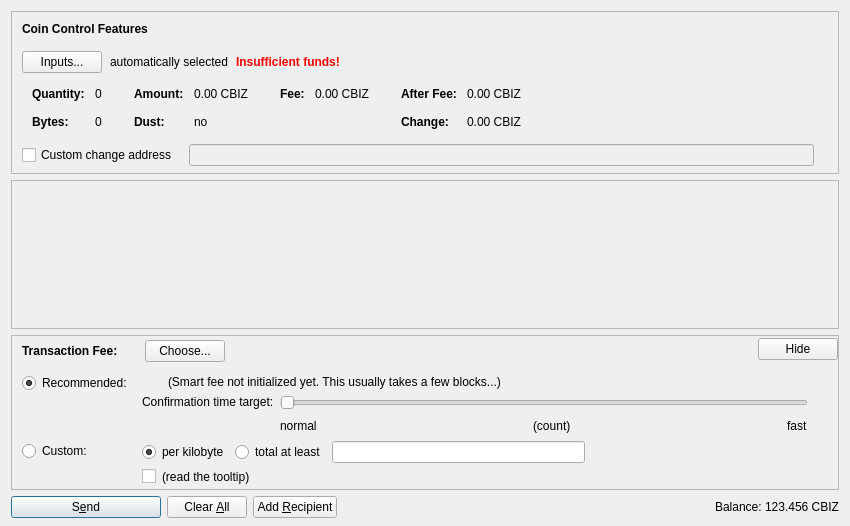
<?xml version="1.0" encoding="UTF-8"?>
<ui version="4.0">
 <class>SendCoinsDialog</class>
 <widget class="QDialog" name="SendCoinsDialog">
  <property name="geometry">
   <rect>
    <x>0</x>
    <y>0</y>
    <width>850</width>
    <height>526</height>
   </rect>
  </property>
  <property name="windowTitle">
   <string>Send Coins</string>
  </property>
  <layout class="QVBoxLayout" name="verticalLayout" stretch="0,1,0,0">
   <property name="bottomMargin">
    <number>8</number>
   </property>
   <item>
    <widget class="QFrame" name="frameCoinControl">
     <property name="sizePolicy">
      <sizepolicy hsizetype="Expanding" vsizetype="Expanding">
       <horstretch>0</horstretch>
       <verstretch>0</verstretch>
      </sizepolicy>
     </property>
     <property name="maximumSize">
      <size>
       <width>16777215</width>
       <height>16777215</height>
      </size>
     </property>
     <property name="frameShape">
      <enum>QFrame::StyledPanel</enum>
     </property>
     <property name="frameShadow">
      <enum>QFrame::Sunken</enum>
     </property>
     <layout class="QVBoxLayout" name="verticalLayoutCoinControl2">
      <property name="spacing">
       <number>0</number>
      </property>
      <property name="leftMargin">
       <number>0</number>
      </property>
      <property name="topMargin">
       <number>0</number>
      </property>
      <property name="rightMargin">
       <number>0</number>
      </property>
      <property name="bottomMargin">
       <number>6</number>
      </property>
      <item>
       <layout class="QVBoxLayout" name="verticalLayoutCoinControl" stretch="0,0,0,0,1">
        <property name="spacing">
         <number>0</number>
        </property>
        <property name="leftMargin">
         <number>10</number>
        </property>
        <property name="topMargin">
         <number>10</number>
        </property>
        <item>
         <layout class="QHBoxLayout" name="horizontalLayoutCoinControl1">
          <property name="bottomMargin">
           <number>15</number>
          </property>
          <item>
           <widget class="QLabel" name="labelCoinControlFeatures">
            <property name="sizePolicy">
             <sizepolicy hsizetype="Preferred" vsizetype="Maximum">
              <horstretch>0</horstretch>
              <verstretch>0</verstretch>
             </sizepolicy>
            </property>
            <property name="font">
             <font>
              <weight>75</weight>
              <bold>true</bold>
             </font>
            </property>
            <property name="styleSheet">
             <string notr="true">font-weight:bold;</string>
            </property>
            <property name="text">
             <string>Coin Control Features</string>
            </property>
           </widget>
          </item>
         </layout>
        </item>
        <item>
         <layout class="QHBoxLayout" name="horizontalLayoutCoinControl2" stretch="0,0,0,0">
          <property name="spacing">
           <number>8</number>
          </property>
          <property name="bottomMargin">
           <number>10</number>
          </property>
          <item>
           <widget class="QPushButton" name="pushButtonCoinControl">
            <property name="styleSheet">
             <string notr="true"/>
            </property>
            <property name="text">
             <string>Inputs...</string>
            </property>
            <property name="autoDefault">
             <bool>false</bool>
            </property>
           </widget>
          </item>
          <item>
           <widget class="QLabel" name="labelCoinControlAutomaticallySelected">
            <property name="text">
             <string>automatically selected</string>
            </property>
            <property name="margin">
             <number>5</number>
            </property>
           </widget>
          </item>
          <item>
           <widget class="QLabel" name="labelCoinControlInsuffFunds">
            <property name="font">
             <font>
              <weight>75</weight>
              <bold>true</bold>
             </font>
            </property>
            <property name="styleSheet">
             <string notr="true">color:red;font-weight:bold;</string>
            </property>
            <property name="text">
             <string>Insufficient funds!</string>
            </property>
            <property name="margin">
             <number>5</number>
            </property>
           </widget>
          </item>
          <item>
           <spacer name="horizontalSpacerCoinControl">
            <property name="orientation">
             <enum>Qt::Horizontal</enum>
            </property>
            <property name="sizeHint" stdset="0">
             <size>
              <width>40</width>
              <height>1</height>
             </size>
            </property>
           </spacer>
          </item>
         </layout>
        </item>
        <item>
         <widget class="QWidget" name="widgetCoinControl" native="true">
          <property name="sizePolicy">
           <sizepolicy hsizetype="Preferred" vsizetype="Preferred">
            <horstretch>0</horstretch>
            <verstretch>0</verstretch>
           </sizepolicy>
          </property>
          <property name="minimumSize">
           <size>
            <width>0</width>
            <height>0</height>
           </size>
          </property>
          <property name="styleSheet">
           <string notr="true"/>
          </property>
          <layout class="QHBoxLayout" name="horizontalLayoutCoinControl5">
           <property name="leftMargin">
            <number>0</number>
           </property>
           <property name="topMargin">
            <number>0</number>
           </property>
           <property name="rightMargin">
            <number>0</number>
           </property>
           <property name="bottomMargin">
            <number>0</number>
           </property>
           <item>
            <layout class="QHBoxLayout" name="horizontalLayoutCoinControl3" stretch="0,0,0,1">
             <property name="spacing">
              <number>20</number>
             </property>
             <property name="topMargin">
              <number>0</number>
             </property>
             <property name="bottomMargin">
              <number>10</number>
             </property>
             <item>
              <layout class="QFormLayout" name="formLayoutCoinControl1">
               <property name="horizontalSpacing">
                <number>10</number>
               </property>
               <property name="verticalSpacing">
                <number>14</number>
               </property>
               <property name="leftMargin">
                <number>10</number>
               </property>
               <property name="topMargin">
                <number>4</number>
               </property>
               <property name="rightMargin">
                <number>6</number>
               </property>
               <item row="0" column="0">
                <widget class="QLabel" name="labelCoinControlQuantityText">
                 <property name="font">
                  <font>
                   <weight>75</weight>
                   <bold>true</bold>
                  </font>
                 </property>
                 <property name="text">
                  <string>Quantity:</string>
                 </property>
                 <property name="margin">
                  <number>0</number>
                 </property>
                </widget>
               </item>
               <item row="0" column="1">
                <widget class="QLabel" name="labelCoinControlQuantity">
                 <property name="cursor">
                  <cursorShape>IBeamCursor</cursorShape>
                 </property>
                 <property name="contextMenuPolicy">
                  <enum>Qt::ActionsContextMenu</enum>
                 </property>
                 <property name="text">
                  <string notr="true">0</string>
                 </property>
                 <property name="margin">
                  <number>0</number>
                 </property>
                 <property name="textInteractionFlags">
                  <set>Qt::LinksAccessibleByMouse|Qt::TextSelectableByKeyboard|Qt::TextSelectableByMouse</set>
                 </property>
                </widget>
               </item>
               <item row="1" column="0">
                <widget class="QLabel" name="labelCoinControlBytesText">
                 <property name="font">
                  <font>
                   <weight>75</weight>
                   <bold>true</bold>
                  </font>
                 </property>
                 <property name="text">
                  <string>Bytes:</string>
                 </property>
                </widget>
               </item>
               <item row="1" column="1">
                <widget class="QLabel" name="labelCoinControlBytes">
                 <property name="cursor">
                  <cursorShape>IBeamCursor</cursorShape>
                 </property>
                 <property name="contextMenuPolicy">
                  <enum>Qt::ActionsContextMenu</enum>
                 </property>
                 <property name="text">
                  <string notr="true">0</string>
                 </property>
                 <property name="textInteractionFlags">
                  <set>Qt::LinksAccessibleByMouse|Qt::TextSelectableByKeyboard|Qt::TextSelectableByMouse</set>
                 </property>
                </widget>
               </item>
              </layout>
             </item>
             <item>
              <layout class="QFormLayout" name="formLayoutCoinControl2">
               <property name="horizontalSpacing">
                <number>10</number>
               </property>
               <property name="verticalSpacing">
                <number>14</number>
               </property>
               <property name="leftMargin">
                <number>6</number>
               </property>
               <property name="topMargin">
                <number>4</number>
               </property>
               <property name="rightMargin">
                <number>6</number>
               </property>
               <item row="0" column="0">
                <widget class="QLabel" name="labelCoinControlAmountText">
                 <property name="font">
                  <font>
                   <weight>75</weight>
                   <bold>true</bold>
                  </font>
                 </property>
                 <property name="text">
                  <string>Amount:</string>
                 </property>
                 <property name="margin">
                  <number>0</number>
                 </property>
                </widget>
               </item>
               <item row="0" column="1">
                <widget class="QLabel" name="labelCoinControlAmount">
                 <property name="cursor">
                  <cursorShape>IBeamCursor</cursorShape>
                 </property>
                 <property name="contextMenuPolicy">
                  <enum>Qt::ActionsContextMenu</enum>
                 </property>
                 <property name="text">
                  <string notr="true">0.00 CBIZ</string>
                 </property>
                 <property name="textInteractionFlags">
                  <set>Qt::LinksAccessibleByMouse|Qt::TextSelectableByKeyboard|Qt::TextSelectableByMouse</set>
                 </property>
                </widget>
               </item>
               <item row="1" column="0">
                <widget class="QLabel" name="labelCoinControlLowOutputText">
                 <property name="font">
                  <font>
                   <weight>75</weight>
                   <bold>true</bold>
                  </font>
                 </property>
                 <property name="text">
                  <string>Dust:</string>
                 </property>
                </widget>
               </item>
               <item row="1" column="1">
                <widget class="QLabel" name="labelCoinControlLowOutput">
                 <property name="cursor">
                  <cursorShape>IBeamCursor</cursorShape>
                 </property>
                 <property name="contextMenuPolicy">
                  <enum>Qt::ActionsContextMenu</enum>
                 </property>
                 <property name="text">
                  <string notr="true">no</string>
                 </property>
                 <property name="textInteractionFlags">
                  <set>Qt::LinksAccessibleByMouse|Qt::TextSelectableByKeyboard|Qt::TextSelectableByMouse</set>
                 </property>
                </widget>
               </item>
              </layout>
             </item>
             <item>
              <layout class="QFormLayout" name="formLayoutCoinControl3">
               <property name="horizontalSpacing">
                <number>10</number>
               </property>
               <property name="verticalSpacing">
                <number>14</number>
               </property>
               <property name="leftMargin">
                <number>6</number>
               </property>
               <property name="topMargin">
                <number>4</number>
               </property>
               <property name="rightMargin">
                <number>6</number>
               </property>
               <item row="0" column="0">
                <widget class="QLabel" name="labelCoinControlFeeText">
                 <property name="font">
                  <font>
                   <weight>75</weight>
                   <bold>true</bold>
                  </font>
                 </property>
                 <property name="text">
                  <string>Fee:</string>
                 </property>
                 <property name="margin">
                  <number>0</number>
                 </property>
                </widget>
               </item>
               <item row="0" column="1">
                <widget class="QLabel" name="labelCoinControlFee">
                 <property name="cursor">
                  <cursorShape>IBeamCursor</cursorShape>
                 </property>
                 <property name="contextMenuPolicy">
                  <enum>Qt::ActionsContextMenu</enum>
                 </property>
                 <property name="text">
                  <string notr="true">0.00 CBIZ</string>
                 </property>
                 <property name="textInteractionFlags">
                  <set>Qt::LinksAccessibleByMouse|Qt::TextSelectableByKeyboard|Qt::TextSelectableByMouse</set>
                 </property>
                </widget>
               </item>
              </layout>
             </item>
             <item>
              <layout class="QFormLayout" name="formLayoutCoinControl4">
               <property name="horizontalSpacing">
                <number>10</number>
               </property>
               <property name="verticalSpacing">
                <number>14</number>
               </property>
               <property name="leftMargin">
                <number>6</number>
               </property>
               <property name="topMargin">
                <number>4</number>
               </property>
               <property name="rightMargin">
                <number>6</number>
               </property>
               <item row="0" column="0">
                <widget class="QLabel" name="labelCoinControlAfterFeeText">
                 <property name="font">
                  <font>
                   <weight>75</weight>
                   <bold>true</bold>
                  </font>
                 </property>
                 <property name="text">
                  <string>After Fee:</string>
                 </property>
                 <property name="margin">
                  <number>0</number>
                 </property>
                </widget>
               </item>
               <item row="0" column="1">
                <widget class="QLabel" name="labelCoinControlAfterFee">
                 <property name="cursor">
                  <cursorShape>IBeamCursor</cursorShape>
                 </property>
                 <property name="contextMenuPolicy">
                  <enum>Qt::ActionsContextMenu</enum>
                 </property>
                 <property name="text">
                  <string notr="true">0.00 CBIZ</string>
                 </property>
                 <property name="textInteractionFlags">
                  <set>Qt::LinksAccessibleByMouse|Qt::TextSelectableByKeyboard|Qt::TextSelectableByMouse</set>
                 </property>
                </widget>
               </item>
               <item row="1" column="0">
                <widget class="QLabel" name="labelCoinControlChangeText">
                 <property name="font">
                  <font>
                   <weight>75</weight>
                   <bold>true</bold>
                  </font>
                 </property>
                 <property name="text">
                  <string>Change:</string>
                 </property>
                </widget>
               </item>
               <item row="1" column="1">
                <widget class="QLabel" name="labelCoinControlChange">
                 <property name="cursor">
                  <cursorShape>IBeamCursor</cursorShape>
                 </property>
                 <property name="contextMenuPolicy">
                  <enum>Qt::ActionsContextMenu</enum>
                 </property>
                 <property name="text">
                  <string notr="true">0.00 CBIZ</string>
                 </property>
                 <property name="textInteractionFlags">
                  <set>Qt::LinksAccessibleByMouse|Qt::TextSelectableByKeyboard|Qt::TextSelectableByMouse</set>
                 </property>
                </widget>
               </item>
              </layout>
             </item>
            </layout>
           </item>
          </layout>
         </widget>
        </item>
        <item>
         <layout class="QHBoxLayout" name="horizontalLayoutCoinControl4" stretch="0,0,0">
          <property name="spacing">
           <number>12</number>
          </property>
          <property name="sizeConstraint">
           <enum>QLayout::SetDefaultConstraint</enum>
          </property>
          <property name="topMargin">
           <number>5</number>
          </property>
          <property name="rightMargin">
           <number>5</number>
          </property>
          <item>
           <widget class="QCheckBox" name="checkBoxCoinControlChange">
            <property name="toolTip">
             <string>If this is activated, but the change address is empty or invalid, change will be sent to a newly generated address.</string>
            </property>
            <property name="text">
             <string>Custom change address</string>
            </property>
           </widget>
          </item>
          <item>
           <widget class="QValidatedLineEdit" name="lineEditCoinControlChange">
            <property name="enabled">
             <bool>false</bool>
            </property>
            <property name="sizePolicy">
             <sizepolicy hsizetype="Expanding" vsizetype="Fixed">
              <horstretch>0</horstretch>
              <verstretch>0</verstretch>
             </sizepolicy>
            </property>
           </widget>
          </item>
          <item>
           <widget class="QLabel" name="labelCoinControlChangeLabel">
            <property name="sizePolicy">
             <sizepolicy hsizetype="Preferred" vsizetype="Expanding">
              <horstretch>0</horstretch>
              <verstretch>0</verstretch>
             </sizepolicy>
            </property>
            <property name="minimumSize">
             <size>
              <width>0</width>
              <height>0</height>
             </size>
            </property>
            <property name="text">
             <string/>
            </property>
            <property name="margin">
             <number>3</number>
            </property>
           </widget>
          </item>
         </layout>
        </item>
        <item>
         <spacer name="verticalSpacerCoinControl">
          <property name="orientation">
           <enum>Qt::Vertical</enum>
          </property>
          <property name="sizeHint" stdset="0">
           <size>
            <width>800</width>
            <height>1</height>
           </size>
          </property>
         </spacer>
        </item>
       </layout>
      </item>
     </layout>
    </widget>
   </item>
   <item>
    <widget class="QScrollArea" name="scrollArea">
     <property name="widgetResizable">
      <bool>true</bool>
     </property>
     <widget class="QWidget" name="scrollAreaWidgetContents">
      <property name="geometry">
       <rect>
        <x>0</x>
        <y>0</y>
        <width>830</width>
        <height>104</height>
       </rect>
      </property>
      <layout class="QVBoxLayout" name="verticalLayout_2" stretch="0,1">
       <property name="leftMargin">
        <number>0</number>
       </property>
       <property name="topMargin">
        <number>0</number>
       </property>
       <property name="rightMargin">
        <number>0</number>
       </property>
       <property name="bottomMargin">
        <number>0</number>
       </property>
       <item>
        <layout class="QVBoxLayout" name="entries">
         <property name="spacing">
          <number>6</number>
         </property>
        </layout>
       </item>
       <item>
        <spacer name="verticalSpacer">
         <property name="orientation">
          <enum>Qt::Vertical</enum>
         </property>
         <property name="sizeHint" stdset="0">
          <size>
           <width>20</width>
           <height>40</height>
          </size>
         </property>
        </spacer>
       </item>
      </layout>
     </widget>
    </widget>
   </item>
   <item>
    <widget class="QFrame" name="frameFee">
     <property name="sizePolicy">
      <sizepolicy hsizetype="Expanding" vsizetype="Expanding">
       <horstretch>0</horstretch>
       <verstretch>0</verstretch>
      </sizepolicy>
     </property>
     <property name="maximumSize">
      <size>
       <width>16777215</width>
       <height>16777215</height>
      </size>
     </property>
     <property name="frameShape">
      <enum>QFrame::StyledPanel</enum>
     </property>
     <property name="frameShadow">
      <enum>QFrame::Sunken</enum>
     </property>
     <layout class="QVBoxLayout" name="verticalLayoutFee1">
      <property name="spacing">
       <number>0</number>
      </property>
      <property name="leftMargin">
       <number>0</number>
      </property>
      <property name="topMargin">
       <number>0</number>
      </property>
      <property name="rightMargin">
       <number>0</number>
      </property>
      <property name="bottomMargin">
       <number>0</number>
      </property>
      <item>
       <layout class="QVBoxLayout" name="verticalLayoutFee2" stretch="0,0,0">
        <property name="spacing">
         <number>0</number>
        </property>
        <property name="leftMargin">
         <number>10</number>
        </property>
        <property name="topMargin">
         <number>0</number>
        </property>
        <item>
         <layout class="QHBoxLayout" name="horizontalLayoutFee1">
          <property name="bottomMargin">
           <number>0</number>
          </property>
          <item>
           <layout class="QVBoxLayout" name="verticalLayoutFee7">
            <property name="spacing">
             <number>0</number>
            </property>
            <item>
             <spacer name="verticalSpacerSmartFee">
              <property name="orientation">
               <enum>Qt::Vertical</enum>
              </property>
              <property name="sizeType">
               <enum>QSizePolicy::Fixed</enum>
              </property>
              <property name="sizeHint" stdset="0">
               <size>
                <width>1</width>
                <height>4</height>
               </size>
              </property>
             </spacer>
            </item>
            <item>
             <layout class="QHBoxLayout" name="horizontalLayoutSmartFee">
              <property name="spacing">
               <number>10</number>
              </property>
              <item>
               <widget class="QLabel" name="labelFeeHeadline">
                <property name="sizePolicy">
                 <sizepolicy hsizetype="Preferred" vsizetype="Maximum">
                  <horstretch>0</horstretch>
                  <verstretch>0</verstretch>
                 </sizepolicy>
                </property>
                <property name="font">
                 <font>
                  <weight>75</weight>
                  <bold>true</bold>
                 </font>
                </property>
                <property name="styleSheet">
                 <string notr="true">font-weight:bold;</string>
                </property>
                <property name="text">
                 <string>Transaction Fee:</string>
                </property>
               </widget>
              </item>
              <item>
               <widget class="QLabel" name="labelFeeMinimized">
                <property name="text">
                 <string/>
                </property>
               </widget>
              </item>
              <item>
               <widget class="QPushButton" name="buttonChooseFee">
                <property name="text">
                 <string>Choose...</string>
                </property>
               </widget>
              </item>
             </layout>
            </item>
            <item>
             <spacer name="verticalSpacer_5">
              <property name="orientation">
               <enum>Qt::Vertical</enum>
              </property>
              <property name="sizeHint" stdset="0">
               <size>
                <width>1</width>
                <height>1</height>
               </size>
              </property>
             </spacer>
            </item>
           </layout>
          </item>
          <item>
           <spacer name="horizontalSpacer_4">
            <property name="orientation">
             <enum>Qt::Horizontal</enum>
            </property>
            <property name="sizeHint" stdset="0">
             <size>
              <width>40</width>
              <height>20</height>
             </size>
            </property>
           </spacer>
          </item>
          <item>
           <widget class="QPushButton" name="buttonMinimizeFee">
            <property name="toolTip">
             <string>collapse fee-settings</string>
            </property>
            <property name="text">
             <string>Hide</string>
            </property>
           </widget>
          </item>
         </layout>
        </item>
        <item>
         <widget class="QFrame" name="frameFeeSelection">
          <layout class="QVBoxLayout" name="verticalLayoutFee12">
           <property name="spacing">
            <number>0</number>
           </property>
           <property name="leftMargin">
            <number>0</number>
           </property>
           <property name="topMargin">
            <number>0</number>
           </property>
           <property name="rightMargin">
            <number>0</number>
           </property>
           <property name="bottomMargin">
            <number>0</number>
           </property>
           <item>
            <layout class="QGridLayout" name="gridLayoutFee">
             <property name="topMargin">
              <number>10</number>
             </property>
             <property name="bottomMargin">
              <number>4</number>
             </property>
             <property name="horizontalSpacing">
              <number>10</number>
             </property>
             <property name="verticalSpacing">
              <number>4</number>
             </property>
             <item row="1" column="1">
              <layout class="QVBoxLayout" name="verticalLayoutFee8">
               <property name="spacing">
                <number>6</number>
               </property>
               <item>
                <layout class="QHBoxLayout" name="horizontalLayoutFee13">
                 <item>
                  <widget class="QRadioButton" name="radioCustomPerKilobyte">
                   <property name="toolTip">
                    <string>If the custom fee is set to 1000 satoshis and the transaction is only 250 bytes, then &quot;per kilobyte&quot; only pays 250 satoshis in fee, while &quot;total at least&quot; pays 1000 satoshis. For transactions bigger than a kilobyte both pay by kilobyte.</string>
                   </property>
                   <property name="text">
                    <string>per kilobyte</string>
                   </property>
                   <property name="checked">
                    <bool>true</bool>
                   </property>
                   <attribute name="buttonGroup">
                    <string notr="true">groupCustomFee</string>
                   </attribute>
                  </widget>
                 </item>
                 <item>
                  <widget class="QRadioButton" name="radioCustomAtLeast">
                   <property name="toolTip">
                    <string>If the custom fee is set to 1000 satoshis and the transaction is only 250 bytes, then &quot;per kilobyte&quot; only pays 250 satoshis in fee, while &quot;total at least&quot; pays 1000 satoshis. For transactions bigger than a kilobyte both pay by kilobyte.</string>
                   </property>
                   <property name="text">
                    <string>total at least</string>
                   </property>
                   <attribute name="buttonGroup">
                    <string notr="true">groupCustomFee</string>
                   </attribute>
                  </widget>
                 </item>
                 <item>
                  <widget class="BitcoinAmountField" name="customFee"/>
                 </item>
                 <item>
                  <spacer name="horizontalSpacer_6">
                   <property name="orientation">
                    <enum>Qt::Horizontal</enum>
                   </property>
                   <property name="sizeHint" stdset="0">
                    <size>
                     <width>1</width>
                     <height>1</height>
                    </size>
                   </property>
                  </spacer>
                 </item>
                </layout>
               </item>
               <item>
                <layout class="QHBoxLayout" name="horizontalLayoutFee8">
                 <item>
                  <widget class="QCheckBox" name="checkBoxMinimumFee">
                   <property name="toolTip">
                    <string>Paying only the minimum fee is just fine as long as there is less transaction volume than space in the blocks. But be aware that this can end up in a never confirming transaction once there is more demand for corebizcoin transactions than the network can process.</string>
                   </property>
                   <property name="text">
                    <string/>
                   </property>
                  </widget>
                 </item>
                 <item>
                  <widget class="QLabel" name="labelMinFeeWarning">
                   <property name="enabled">
                    <bool>true</bool>
                   </property>
                   <property name="toolTip">
                    <string>Paying only the minimum fee is just fine as long as there is less transaction volume than space in the blocks. But be aware that this can end up in a never confirming transaction once there is more demand for corebizcoin transactions than the network can process.</string>
                   </property>
                   <property name="text">
                    <string>(read the tooltip)</string>
                   </property>
                   <property name="margin">
                    <number>5</number>
                   </property>
                  </widget>
                 </item>
                 <item>
                  <spacer name="horizontalSpacer_2">
                   <property name="orientation">
                    <enum>Qt::Horizontal</enum>
                   </property>
                   <property name="sizeHint" stdset="0">
                    <size>
                     <width>1</width>
                     <height>1</height>
                    </size>
                   </property>
                  </spacer>
                 </item>
                </layout>
               </item>
              </layout>
             </item>
             <item row="0" column="0">
              <layout class="QVBoxLayout" name="verticalLayoutFee4" stretch="0,1">
               <item>
                <widget class="QRadioButton" name="radioSmartFee">
                 <property name="text">
                  <string>Recommended:</string>
                 </property>
                 <property name="checked">
                  <bool>true</bool>
                 </property>
                 <attribute name="buttonGroup">
                  <string notr="true">groupFee</string>
                 </attribute>
                </widget>
               </item>
               <item>
                <spacer name="verticalSpacer_2">
                 <property name="orientation">
                  <enum>Qt::Vertical</enum>
                 </property>
                 <property name="sizeHint" stdset="0">
                  <size>
                   <width>1</width>
                   <height>1</height>
                  </size>
                 </property>
                </spacer>
               </item>
              </layout>
             </item>
             <item row="1" column="0">
              <layout class="QVBoxLayout" name="verticalLayoutFee9" stretch="0,1">
               <item>
                <widget class="QRadioButton" name="radioCustomFee">
                 <property name="text">
                  <string>Custom:</string>
                 </property>
                 <attribute name="buttonGroup">
                  <string notr="true">groupFee</string>
                 </attribute>
                </widget>
               </item>
               <item>
                <spacer name="verticalSpacer_6">
                 <property name="orientation">
                  <enum>Qt::Vertical</enum>
                 </property>
                 <property name="sizeHint" stdset="0">
                  <size>
                   <width>1</width>
                   <height>1</height>
                  </size>
                 </property>
                </spacer>
               </item>
              </layout>
             </item>
             <item row="0" column="1">
              <layout class="QVBoxLayout" name="verticalLayoutFee3" stretch="0,0,1">
               <property name="spacing">
                <number>6</number>
               </property>
               <property name="topMargin">
                <number>2</number>
               </property>
               <item>
                <layout class="QHBoxLayout" name="horizontalLayoutFee12">
                 <item>
                  <widget class="QLabel" name="labelSmartFee">
                   <property name="text">
                    <string/>
                   </property>
                   <property name="margin">
                    <number>2</number>
                   </property>
                  </widget>
                 </item>
                 <item>
                  <widget class="QLabel" name="labelFeeEstimation">
                   <property name="text">
                    <string/>
                   </property>
                  </widget>
                 </item>
                 <item>
                  <widget class="QLabel" name="labelSmartFee2">
                   <property name="text">
                    <string>(Smart fee not initialized yet. This usually takes a few blocks...)</string>
                   </property>
                   <property name="margin">
                    <number>2</number>
                   </property>
                  </widget>
                 </item>
                 <item>
                  <spacer name="horizontalSpacer_5">
                   <property name="orientation">
                    <enum>Qt::Horizontal</enum>
                   </property>
                   <property name="sizeHint" stdset="0">
                    <size>
                     <width>1</width>
                     <height>1</height>
                    </size>
                   </property>
                  </spacer>
                 </item>
                </layout>
               </item>
               <item>
                <layout class="QHBoxLayout" name="horizontalLayoutFee9">
                 <item>
                  <layout class="QVBoxLayout" name="verticalLayoutFee6">
                   <item>
                    <widget class="QLabel" name="labelSmartFee3">
                     <property name="text">
                      <string>Confirmation time target:</string>
                     </property>
                     <property name="margin">
                      <number>2</number>
                     </property>
                    </widget>
                   </item>
                   <item>
                    <spacer name="verticalSpacer_3">
                     <property name="orientation">
                      <enum>Qt::Vertical</enum>
                     </property>
                     <property name="sizeHint" stdset="0">
                      <size>
                       <width>1</width>
                       <height>1</height>
                      </size>
                     </property>
                    </spacer>
                   </item>
                  </layout>
                 </item>
                 <item>
                  <layout class="QVBoxLayout" name="verticalLayoutFee5">
                   <property name="rightMargin">
                    <number>30</number>
                   </property>
                   <item>
                    <widget class="QSlider" name="sliderSmartFee">
                     <property name="minimum">
                      <number>0</number>
                     </property>
                     <property name="maximum">
                      <number>23</number>
                     </property>
                     <property name="pageStep">
                      <number>1</number>
                     </property>
                     <property name="value">
                      <number>0</number>
                     </property>
                     <property name="orientation">
                      <enum>Qt::Horizontal</enum>
                     </property>
                     <property name="invertedAppearance">
                      <bool>false</bool>
                     </property>
                     <property name="invertedControls">
                      <bool>false</bool>
                     </property>
                     <property name="tickPosition">
                      <enum>QSlider::NoTicks</enum>
                     </property>
                    </widget>
                   </item>
                   <item>
                    <layout class="QHBoxLayout" name="horizontalLayoutFee10">
                     <item>
                      <widget class="QLabel" name="labelSmartFeeNormal">
                       <property name="text">
                        <string>normal</string>
                       </property>
                      </widget>
                     </item>
                     <item>
                      <spacer name="horizontalSpacer_7">
                       <property name="orientation">
                        <enum>Qt::Horizontal</enum>
                       </property>
                       <property name="sizeHint" stdset="0">
                        <size>
                         <width>40</width>
                         <height>20</height>
                        </size>
                       </property>
                      </spacer>
                     </item>
                     <item>
                      <widget class="QLabel" name="confirmationTargetLabel">
                       <property name="text">
                        <string notr="true">(count)</string>
                       </property>
                      </widget>
                     </item>
                     <item>
                      <spacer name="horizontalSpacer_3">
                       <property name="orientation">
                        <enum>Qt::Horizontal</enum>
                       </property>
                       <property name="sizeHint" stdset="0">
                        <size>
                         <width>40</width>
                         <height>20</height>
                        </size>
                       </property>
                      </spacer>
                     </item>
                     <item>
                      <widget class="QLabel" name="labelSmartFeeFast">
                       <property name="text">
                        <string>fast</string>
                       </property>
                      </widget>
                     </item>
                    </layout>
                   </item>
                  </layout>
                 </item>
                </layout>
               </item>
               <item>
                <spacer name="verticalSpacer_4">
                 <property name="orientation">
                  <enum>Qt::Vertical</enum>
                 </property>
                 <property name="sizeHint" stdset="0">
                  <size>
                   <width>1</width>
                   <height>1</height>
                  </size>
                 </property>
                </spacer>
               </item>
              </layout>
             </item>
            </layout>
           </item>
          </layout>
         </widget>
        </item>
        <item>
         <spacer name="verticalSpacerFee">
          <property name="orientation">
           <enum>Qt::Vertical</enum>
          </property>
          <property name="sizeHint" stdset="0">
           <size>
            <width>800</width>
            <height>1</height>
           </size>
          </property>
         </spacer>
        </item>
       </layout>
      </item>
     </layout>
    </widget>
   </item>
   <item>
    <layout class="QHBoxLayout" name="horizontalLayout">
     <item>
      <widget class="QPushButton" name="sendButton">
       <property name="minimumSize">
        <size>
         <width>150</width>
         <height>0</height>
        </size>
       </property>
       <property name="toolTip">
        <string>Confirm the send action</string>
       </property>
       <property name="text">
        <string>S&amp;end</string>
       </property>
       <property name="icon">
        <iconset resource="../bitcoin.qrc">
         <normaloff>:/icons/send</normaloff>:/icons/send</iconset>
       </property>
       <property name="autoDefault">
        <bool>false</bool>
       </property>
       <property name="default">
        <bool>true</bool>
       </property>
      </widget>
     </item>
     <item>
      <widget class="QPushButton" name="clearButton">
       <property name="sizePolicy">
        <sizepolicy hsizetype="Minimum" vsizetype="Fixed">
         <horstretch>0</horstretch>
         <verstretch>0</verstretch>
        </sizepolicy>
       </property>
       <property name="toolTip">
        <string>Clear all fields of the form.</string>
       </property>
       <property name="text">
        <string>Clear &amp;All</string>
       </property>
       <property name="icon">
        <iconset resource="../bitcoin.qrc">
         <normaloff>:/icons/remove</normaloff>:/icons/remove</iconset>
       </property>
       <property name="autoDefault">
        <bool>false</bool>
       </property>
      </widget>
     </item>
     <item>
      <widget class="QPushButton" name="addButton">
       <property name="toolTip">
        <string>Send to multiple recipients at once</string>
       </property>
       <property name="text">
        <string>Add &amp;Recipient</string>
       </property>
       <property name="icon">
        <iconset resource="../bitcoin.qrc">
         <normaloff>:/icons/add</normaloff>:/icons/add</iconset>
       </property>
       <property name="autoDefault">
        <bool>false</bool>
       </property>
      </widget>
     </item>
     <item>
      <spacer name="horizontalSpacer">
       <property name="orientation">
        <enum>Qt::Horizontal</enum>
       </property>
       <property name="sizeHint" stdset="0">
        <size>
         <width>40</width>
         <height>20</height>
        </size>
       </property>
      </spacer>
     </item>
     <item>
      <layout class="QHBoxLayout" name="horizontalLayout_2">
       <property name="spacing">
        <number>3</number>
       </property>
       <item>
        <widget class="QLabel" name="label">
         <property name="sizePolicy">
          <sizepolicy hsizetype="Preferred" vsizetype="Fixed">
           <horstretch>0</horstretch>
           <verstretch>0</verstretch>
          </sizepolicy>
         </property>
         <property name="text">
          <string>Balance:</string>
         </property>
        </widget>
       </item>
       <item>
        <widget class="QLabel" name="labelBalance">
         <property name="sizePolicy">
          <sizepolicy hsizetype="Preferred" vsizetype="Fixed">
           <horstretch>0</horstretch>
           <verstretch>0</verstretch>
          </sizepolicy>
         </property>
         <property name="cursor">
          <cursorShape>IBeamCursor</cursorShape>
         </property>
         <property name="text">
          <string notr="true">123.456 CBIZ</string>
         </property>
         <property name="textInteractionFlags">
          <set>Qt::LinksAccessibleByMouse|Qt::TextSelectableByKeyboard|Qt::TextSelectableByMouse</set>
         </property>
        </widget>
       </item>
      </layout>
     </item>
    </layout>
   </item>
  </layout>
 </widget>
 <customwidgets>
  <customwidget>
   <class>QValidatedLineEdit</class>
   <extends>QLineEdit</extends>
   <header>qvalidatedlineedit.h</header>
  </customwidget>
  <customwidget>
   <class>BitcoinAmountField</class>
   <extends>QLineEdit</extends>
   <header>bitcoinamountfield.h</header>
   <container>1</container>
  </customwidget>
 </customwidgets>
 <resources>
  <include location="../bitcoin.qrc"/>
 </resources>
 <connections/>
 <buttongroups>
  <buttongroup name="groupFee"/>
  <buttongroup name="groupCustomFee"/>
 </buttongroups>
</ui>
